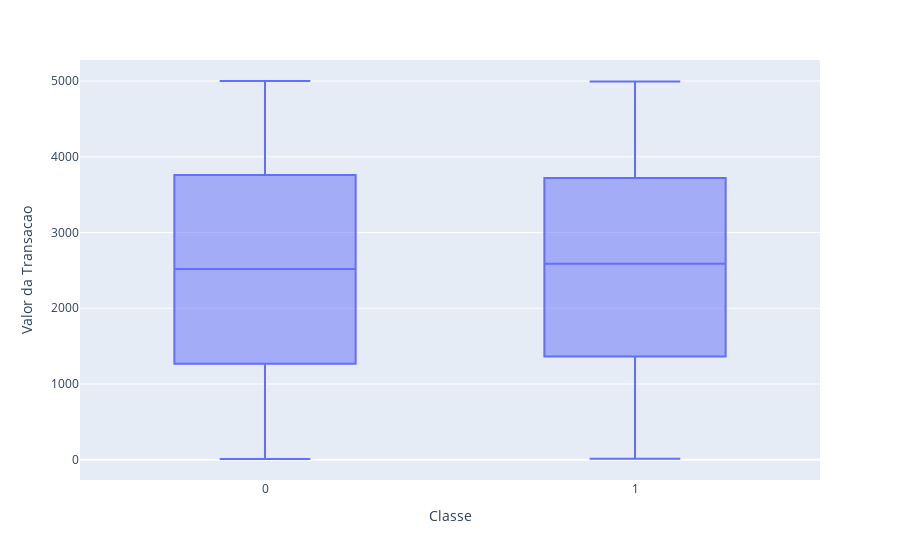

This figure's notebook cell:
### Code cell
# Outliers
px.box(df_transacoes, x='Classe', y='Valor da Transacao', category_orders={'Classe': lista_classe})

### Figure 1 — Plotly figure (JSON) as saved in the notebook; plotly's stock layout.template omitted (floating-point values rounded to 4 significant figures; data arrays with more than 128 entries replaced by an {"elided": "..."} marker saying what was removed)
{"data": [{"alignmentgroup": "True", "hovertemplate": "Classe=%{x}<br>Valor da Transacao=%{y}<extra></extra>", "legendgroup": "", "marker": {"color": "#636efa"}, "name": "", "notched": false, "offsetgroup": "", "orientation": "v", "showlegend": false, "type": "box", "x": {"elided": "13000 int values"}, "x0": " ", "xaxis": "x", "y": {"elided": "13000 float values"}, "y0": " ", "yaxis": "y"}], "layout": {"boxmode": "group", "legend": {"tracegroupgap": 0}, "margin": {"t": 60}, "xaxis": {"anchor": "y", "categoryarray": [0, 1], "categoryorder": "array", "domain": [0, 1], "title": {"text": "Classe"}}, "yaxis": {"anchor": "x", "domain": [0, 1], "title": {"text": "Valor da Transacao"}}}}
